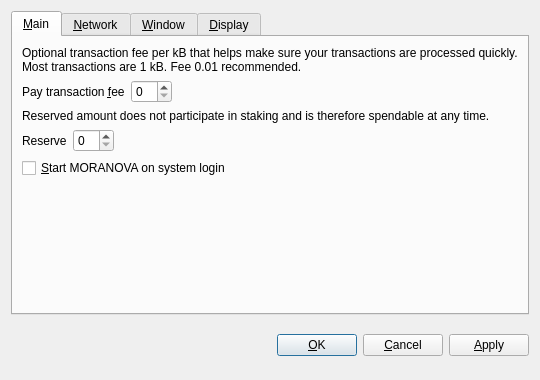
<?xml version="1.0" encoding="UTF-8"?>
<ui version="4.0">
 <class>OptionsDialog</class>
 <widget class="QDialog" name="OptionsDialog">
  <property name="geometry">
   <rect>
    <x>0</x>
    <y>0</y>
    <width>540</width>
    <height>380</height>
   </rect>
  </property>
  <property name="windowTitle">
   <string>Options</string>
  </property>
  <property name="modal">
   <bool>true</bool>
  </property>
  <layout class="QVBoxLayout" name="verticalLayout">
   <item>
    <widget class="QTabWidget" name="tabWidget">
     <property name="tabPosition">
      <enum>QTabWidget::North</enum>
     </property>
     <property name="currentIndex">
      <number>0</number>
     </property>
     <widget class="QWidget" name="tabMain">
      <attribute name="title">
       <string>&amp;Main</string>
      </attribute>
      <layout class="QVBoxLayout" name="verticalLayout_Main">
       <item>
        <widget class="QLabel" name="transactionFeeInfoLabel">
         <property name="text">
          <string>Optional transaction fee per kB that helps make sure your transactions are processed quickly. Most transactions are 1 kB. Fee 0.01 recommended.</string>
         </property>
         <property name="textFormat">
          <enum>Qt::PlainText</enum>
         </property>
         <property name="wordWrap">
          <bool>true</bool>
         </property>
        </widget>
       </item>
       <item>
        <layout class="QHBoxLayout" name="horizontalLayoutFee">
         <item>
          <widget class="QLabel" name="transactionFeeLabel">
           <property name="text">
            <string>Pay transaction &amp;fee</string>
           </property>
           <property name="textFormat">
            <enum>Qt::PlainText</enum>
           </property>
           <property name="buddy">
            <cstring>transactionFee</cstring>
           </property>
          </widget>
         </item>
         <item>
          <widget class="BitcoinAmountField" name="transactionFee"/>
         </item>
         <item>
          <spacer name="horizontalSpacerFee">
           <property name="orientation">
            <enum>Qt::Horizontal</enum>
           </property>
           <property name="sizeHint" stdset="0">
            <size>
             <width>40</width>
             <height>20</height>
            </size>
           </property>
          </spacer>
         </item>
        </layout>
       </item>
       <item>
        <widget class="QLabel" name="reserveBalanceInfoLabel">
         <property name="text">
          <string>Reserved amount does not participate in staking and is therefore spendable at any time.</string>
         </property>
         <property name="textFormat">
          <enum>Qt::PlainText</enum>
         </property>
         <property name="wordWrap">
          <bool>true</bool>
         </property>
        </widget>
       </item>
       <item>
        <layout class="QHBoxLayout" name="horizontalLayoutReserveBalance">
         <item>
          <widget class="QLabel" name="reserveBalanceLabel">
           <property name="text">
            <string>Reserve</string>
           </property>
           <property name="textFormat">
            <enum>Qt::PlainText</enum>
           </property>
           <property name="buddy">
            <cstring>reserveBalance</cstring>
           </property>
          </widget>
         </item>
         <item>
          <widget class="BitcoinAmountField" name="reserveBalance"/>
         </item>
         <item>
          <spacer name="horizontalSpacerReserveBalance">
           <property name="orientation">
            <enum>Qt::Horizontal</enum>
           </property>
           <property name="sizeHint" stdset="0">
            <size>
             <width>40</width>
             <height>20</height>
            </size>
           </property>
          </spacer>
         </item>
        </layout>
       </item>
       <item>
        <widget class="QCheckBox" name="bitcoinAtStartup">
         <property name="toolTip">
          <string>Automatically start MORANOVA after logging in to the system.</string>
         </property>
         <property name="text">
          <string>&amp;Start MORANOVA on system login</string>
         </property>
        </widget>
       </item>
       <item>
        <spacer name="verticalSpacer_Main">
         <property name="orientation">
          <enum>Qt::Vertical</enum>
         </property>
         <property name="sizeHint" stdset="0">
          <size>
           <width>20</width>
           <height>40</height>
          </size>
         </property>
        </spacer>
       </item>
      </layout>
     </widget>
     <widget class="QWidget" name="tabNetwork">
      <attribute name="title">
       <string>&amp;Network</string>
      </attribute>
      <layout class="QVBoxLayout" name="verticalLayout_Network">
       <item>
        <widget class="QCheckBox" name="mapPortUpnp">
         <property name="toolTip">
          <string>Automatically open the MORANOVA client port on the router. This only works when your router supports UPnP and it is enabled.</string>
         </property>
         <property name="text">
          <string>Map port using &amp;UPnP</string>
         </property>
        </widget>
       </item>
       <item>
        <widget class="QCheckBox" name="connectSocks">
         <property name="toolTip">
          <string>Connect to the MORANOVA network through a SOCKS proxy (e.g. when connecting through Tor).</string>
         </property>
         <property name="text">
          <string>&amp;Connect through SOCKS proxy:</string>
         </property>
        </widget>
       </item>
       <item>
        <layout class="QHBoxLayout" name="horizontalLayout_Network">
         <item>
          <widget class="QLabel" name="proxyIpLabel">
           <property name="text">
            <string>Proxy &amp;IP:</string>
           </property>
           <property name="textFormat">
            <enum>Qt::PlainText</enum>
           </property>
           <property name="buddy">
            <cstring>proxyIp</cstring>
           </property>
          </widget>
         </item>
         <item>
          <widget class="QValidatedLineEdit" name="proxyIp">
           <property name="maximumSize">
            <size>
             <width>140</width>
             <height>16777215</height>
            </size>
           </property>
           <property name="toolTip">
            <string>IP address of the proxy (e.g. 127.0.0.1)</string>
           </property>
          </widget>
         </item>
         <item>
          <widget class="QLabel" name="proxyPortLabel">
           <property name="text">
            <string>&amp;Port:</string>
           </property>
           <property name="textFormat">
            <enum>Qt::PlainText</enum>
           </property>
           <property name="buddy">
            <cstring>proxyPort</cstring>
           </property>
          </widget>
         </item>
         <item>
          <widget class="QLineEdit" name="proxyPort">
           <property name="maximumSize">
            <size>
             <width>55</width>
             <height>16777215</height>
            </size>
           </property>
           <property name="toolTip">
            <string>Port of the proxy (e.g. 9050)</string>
           </property>
          </widget>
         </item>
         <item>
          <widget class="QLabel" name="socksVersionLabel">
           <property name="text">
            <string>SOCKS &amp;Version:</string>
           </property>
           <property name="textFormat">
            <enum>Qt::PlainText</enum>
           </property>
           <property name="buddy">
            <cstring>socksVersion</cstring>
           </property>
          </widget>
         </item>
         <item>
          <widget class="QValueComboBox" name="socksVersion">
           <property name="toolTip">
            <string>SOCKS version of the proxy (e.g. 5)</string>
           </property>
          </widget>
         </item>
         <item>
          <spacer name="horizontalSpacer_Network">
           <property name="orientation">
            <enum>Qt::Horizontal</enum>
           </property>
           <property name="sizeHint" stdset="0">
            <size>
             <width>40</width>
             <height>20</height>
            </size>
           </property>
          </spacer>
         </item>
        </layout>
       </item>
       <item>
        <spacer name="verticalSpacer_Network">
         <property name="orientation">
          <enum>Qt::Vertical</enum>
         </property>
         <property name="sizeHint" stdset="0">
          <size>
           <width>20</width>
           <height>40</height>
          </size>
         </property>
        </spacer>
       </item>
      </layout>
     </widget>
     <widget class="QWidget" name="tabWindow">
      <attribute name="title">
       <string>&amp;Window</string>
      </attribute>
      <layout class="QVBoxLayout" name="verticalLayout_Window">
       <item>
        <widget class="QCheckBox" name="minimizeToTray">
         <property name="toolTip">
          <string>Show only a tray icon after minimizing the window.</string>
         </property>
         <property name="text">
          <string>&amp;Minimize to the tray instead of the taskbar</string>
         </property>
        </widget>
       </item>
       <item>
        <widget class="QCheckBox" name="minimizeOnClose">
         <property name="toolTip">
          <string>Minimize instead of exit the application when the window is closed. When this option is enabled, the application will be closed only after selecting Quit in the menu.</string>
         </property>
         <property name="text">
          <string>M&amp;inimize on close</string>
         </property>
        </widget>
       </item>
       <item>
        <spacer name="verticalSpacer_Window">
         <property name="orientation">
          <enum>Qt::Vertical</enum>
         </property>
         <property name="sizeHint" stdset="0">
          <size>
           <width>20</width>
           <height>40</height>
          </size>
         </property>
        </spacer>
       </item>
      </layout>
     </widget>
     <widget class="QWidget" name="tabDisplay">
      <attribute name="title">
       <string>&amp;Display</string>
      </attribute>
      <layout class="QVBoxLayout" name="verticalLayout_Display">
       <item>
        <layout class="QHBoxLayout" name="horizontalLayout_1_Display">
         <item>
          <widget class="QLabel" name="langLabel">
           <property name="text">
            <string>User Interface &amp;language:</string>
           </property>
           <property name="textFormat">
            <enum>Qt::PlainText</enum>
           </property>
           <property name="buddy">
            <cstring>lang</cstring>
           </property>
          </widget>
         </item>
         <item>
          <widget class="QValueComboBox" name="lang">
           <property name="toolTip">
            <string>The user interface language can be set here. This setting will take effect after restarting MORANOVA.</string>
           </property>
          </widget>
         </item>
        </layout>
       </item>
       <item>
        <layout class="QHBoxLayout" name="horizontalLayout_2_Display">
         <item>
          <widget class="QLabel" name="unitLabel">
           <property name="text">
            <string>&amp;Unit to show amounts in:</string>
           </property>
           <property name="textFormat">
            <enum>Qt::PlainText</enum>
           </property>
           <property name="buddy">
            <cstring>unit</cstring>
           </property>
          </widget>
         </item>
         <item>
          <widget class="QValueComboBox" name="unit">
           <property name="toolTip">
            <string>Choose the default subdivision unit to show in the interface and when sending coins.</string>
           </property>
          </widget>
         </item>
        </layout>
       </item>
       <item>
        <widget class="QCheckBox" name="displayAddresses">
         <property name="toolTip">
          <string>Whether to show MORANOVA addresses in the transaction list or not.</string>
         </property>
         <property name="text">
          <string>&amp;Display addresses in transaction list</string>
         </property>
        </widget>
       </item>
       <item>
        <widget class="QCheckBox" name="coinControlFeatures">
         <property name="toolTip">
          <string>Whether to show coin control features or not.</string>
         </property>
         <property name="text">
          <string>Display coin &amp;control features (experts only!)</string>
         </property>
        </widget>
       </item>
       <item>
        <spacer name="verticalSpacer_Display">
         <property name="orientation">
          <enum>Qt::Vertical</enum>
         </property>
         <property name="sizeHint" stdset="0">
          <size>
           <width>20</width>
           <height>40</height>
          </size>
         </property>
        </spacer>
       </item>
      </layout>
     </widget>
    </widget>
   </item>
   <item>
    <layout class="QHBoxLayout" name="horizontalLayout_Buttons">
     <item>
      <spacer name="horizontalSpacer_1">
       <property name="orientation">
        <enum>Qt::Horizontal</enum>
       </property>
       <property name="sizeHint" stdset="0">
        <size>
         <width>40</width>
         <height>48</height>
        </size>
       </property>
      </spacer>
     </item>
     <item>
      <widget class="QLabel" name="statusLabel">
       <property name="font">
        <font>
         <weight>75</weight>
         <bold>true</bold>
        </font>
       </property>
       <property name="text">
        <string/>
       </property>
       <property name="textFormat">
        <enum>Qt::PlainText</enum>
       </property>
       <property name="wordWrap">
        <bool>true</bool>
       </property>
      </widget>
     </item>
     <item>
      <spacer name="horizontalSpacer_2">
       <property name="orientation">
        <enum>Qt::Horizontal</enum>
       </property>
       <property name="sizeHint" stdset="0">
        <size>
         <width>40</width>
         <height>48</height>
        </size>
       </property>
      </spacer>
     </item>
     <item>
      <widget class="QPushButton" name="okButton">
       <property name="text">
        <string>&amp;OK</string>
       </property>
      </widget>
     </item>
     <item>
      <widget class="QPushButton" name="cancelButton">
       <property name="text">
        <string>&amp;Cancel</string>
       </property>
       <property name="autoDefault">
        <bool>false</bool>
       </property>
      </widget>
     </item>
     <item>
      <widget class="QPushButton" name="applyButton">
       <property name="text">
        <string>&amp;Apply</string>
       </property>
       <property name="autoDefault">
        <bool>false</bool>
       </property>
      </widget>
     </item>
    </layout>
   </item>
  </layout>
 </widget>
 <customwidgets>
  <customwidget>
   <class>BitcoinAmountField</class>
   <extends>QSpinBox</extends>
   <header>bitcoinamountfield.h</header>
  </customwidget>
  <customwidget>
   <class>QValueComboBox</class>
   <extends>QComboBox</extends>
   <header>qvaluecombobox.h</header>
  </customwidget>
  <customwidget>
   <class>QValidatedLineEdit</class>
   <extends>QLineEdit</extends>
   <header>qvalidatedlineedit.h</header>
  </customwidget>
 </customwidgets>
 <resources/>
 <connections/>
</ui>
